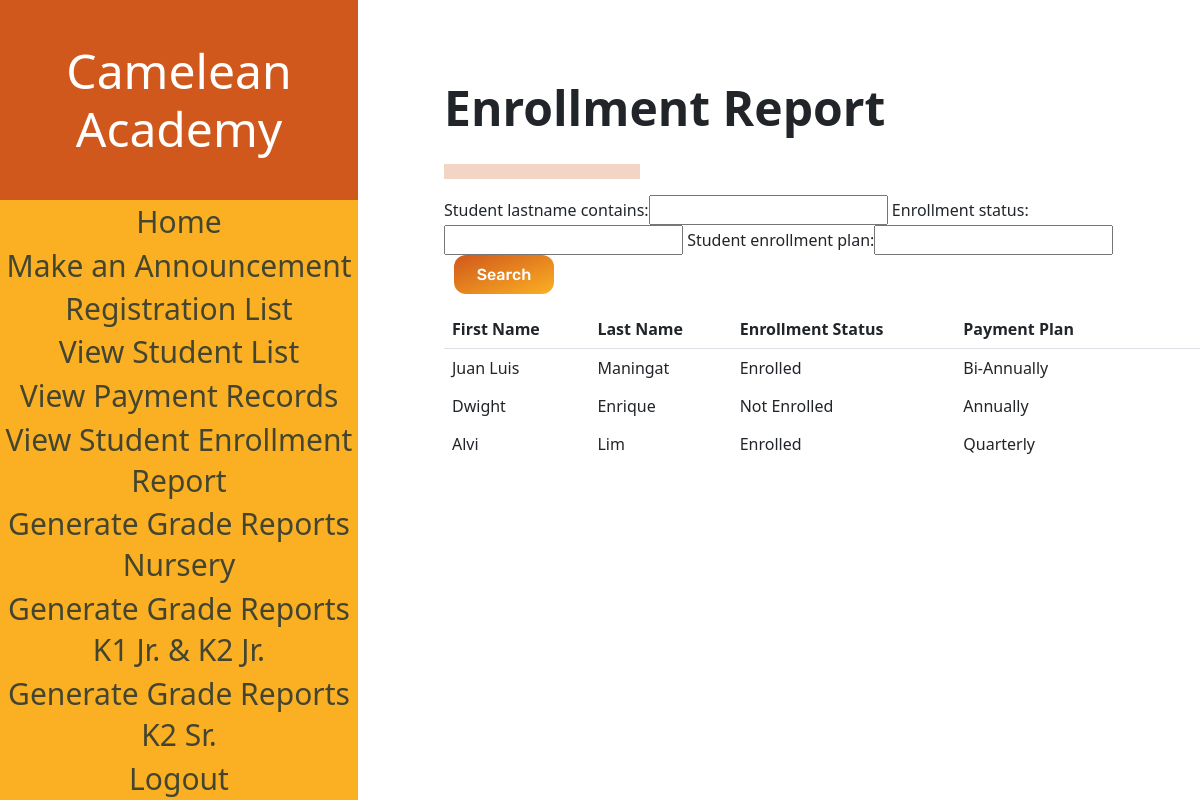
/studentEnrollment (signed in), run on an earlier commit of the app's database.
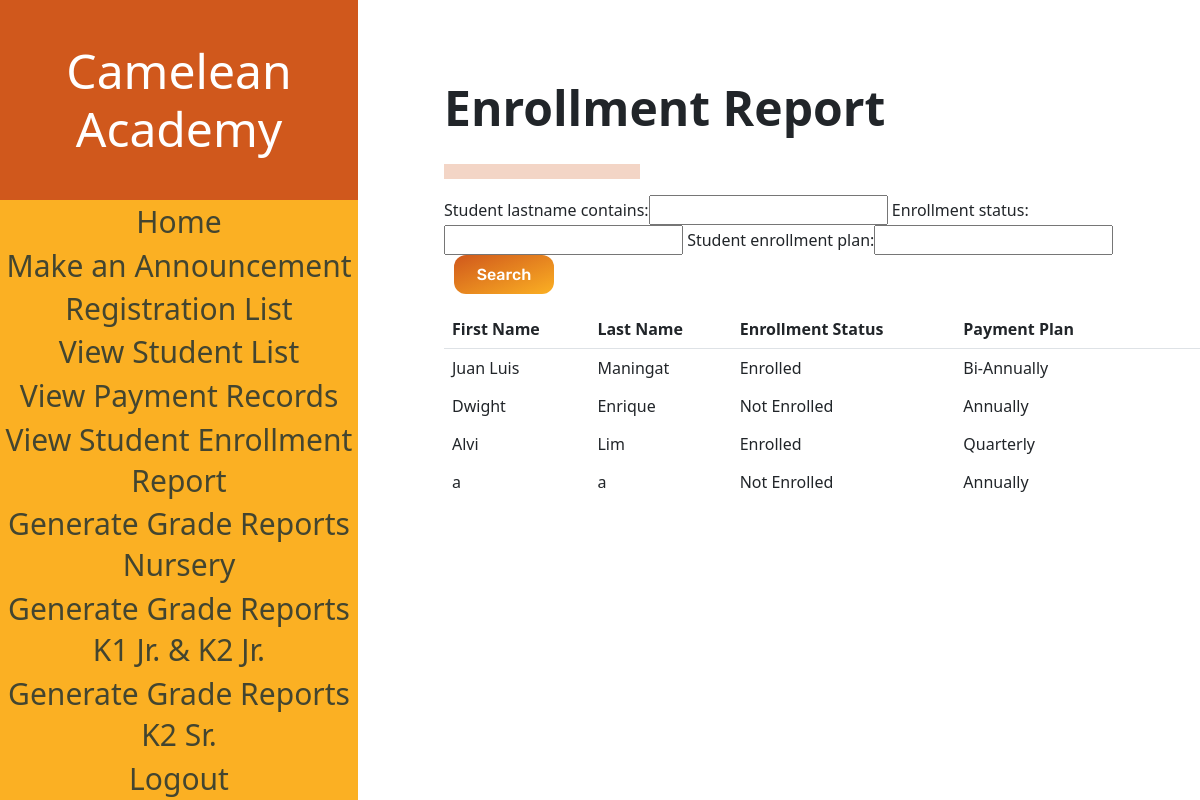
And on a later commit of the database.
### sis_app/models.py (models this page shows)
class Account(models.Model):
    username = models.CharField(max_length=128)
    password = models.CharField(max_length=128)#passwords should be stored hashed
    class Meta:
        abstract=True # Don't use this line if you want Contact to have its own table

class Student(Account):
    student_firstname = models.CharField(max_length=128, default=None)#
    student_lastname = models.CharField(max_length=128, default=None)#
    student_middlename = models.CharField(max_length=128, default=None)
    student_nickname = models.CharField(max_length=128, default=None)
    student_birthday = models.DateField(default=datetime.date.today())
    grade_levels = [
        ('Nursery','Nursery'),
        ('Kinder 1','Kinder 1'),
        ('Kinder 2 Junior', 'Kinder 2 Junior'),
        ('Kinder 2 Senior', 'Kinder 2 Senior'),
    ]
    student_grade_level = models.CharField(max_length=128, choices=grade_levels, default='Nursery')#
    status =[
    ('Not Enrolled','Not Enrolled'),
    ('Enrolled', 'Enrolled'),
    ]#
    sy = [tuple([x,x]) for x in range(2022,2035)]
    enrollment_status = models.CharField(max_length=20, choices=status,default='Not Enrolled')#
    student_schoolyear_start=models.IntegerField(choices=sy, default=None)#
    student_address = models.CharField(max_length=300, default=None)
    student_religion = models.CharField(max_length=128, default=None, blank=True, null = True)
    student_nationality = models.CharField(max_length=128, default=None)
    student_hobbies = models.TextField(max_length=500, default=None, blank=True, null = True)
    student_likes = models.TextField(max_length=500, default=None, blank=True, null = True)
    student_dislikes = models.TextField(max_length=500, default=None, blank=True, null = True)
    student_shm = models.TextField(max_length=500, default=None, blank=True, null = True)
    student_allergies = models.TextField(max_length=500, default=None, blank=True, null = True)
    student_sd = models.TextField(max_length=500, default=None, blank=True, null = True)
    student_oconsiderations = models.TextField(max_length=500, default=None, blank=True,null = True)
    student_guardianemail = models.EmailField(max_length = 254, default=None)
    student_f_firstname = models.CharField(max_length=128, default=None)
    student_f_lastname = models.CharField(max_length=128, default=None)
    student_f_middlename = models.CharField(max_length=128, default=None)
    student_f_telno = models.CharField(max_length=128, default=None)
    student_f_address = models.CharField(max_length=300, default=None)
    student_f_occupation = models.CharField(max_length=128, default=None, blank=True, null = True)
    student_f_employer = models.CharField(max_length=128, default=None, blank=True,null = True)
    student_f_oaddress = models.CharField(max_length=300, default=None, blank=True,null = True)
    student_f_otelno = models.CharField(max_length=128, default=None, blank=True,null = True)
    student_f_natureofbusiness = models.CharField(max_length=128, default=None, blank=True, null = True)
    student_m_firstname = models.CharField(max_length=128, default=None)
    student_m_lastname = models.CharField(max_length=128, default=None)
    student_m_middlename = models.CharField(max_length=128, default=None)
    student_m_telno = models.CharField(max_length=128, default=None)
    student_m_address = models.CharField(max_length=300, default=None)
    student_m_occupation = models.CharField(max_length=128, default=None, blank=True, null = True)
    student_m_employer = models.CharField(max_length=128, default=None, blank=True, null = True)
    student_m_oaddress = models.CharField(max_length=300, default=None, blank=True, null = True)
    student_m_otelno = models.CharField(max_length=128, default=None, blank=True, null = True)
    student_m_natureofbusiness = models.CharField(max_length=128, default=None, blank=True, null = True)
    student_sibling_name = models.CharField(max_length=300, default=None, blank=True, null = True)
    student_sibling_gender = models.CharField(max_length=128, default=None, blank=True, null = True)
    student_sibling_age = models.IntegerField(default=None, blank=True, null = True)
    student_sibling_school=models.CharField(max_length=300, default=None, blank=True, null = True)
    student_medexp = models.BooleanField(default = False)
    student_rules = models.BooleanField(default = False)
    student_accuracy = models.BooleanField(default = False)
    student_signedname = models.CharField(max_length=300, default=None)
    student_signdate = models.DateField(default=datetime.date.today())
    enrollment_plan_choices =[
    ('Annually','Annually'),
    ('Bi-Annually', 'Bi-Annually'),
    ('Quarterly', 'Quarterly'),
    ]
    student_enrollment_plan = models.CharField(max_length=20, choices=enrollment_plan_choices,default='Annually')

### sis_app/views.py (the view)
# urls.py: path('studentEnrollment',views.EnrollmentStatusAndPaymentPlan, name="student_enrollment"),
@login_required(login_url='sis_app:log_in')
def EnrollmentStatusAndPaymentPlan(request):
    if request.user.is_superuser:
        students = Student.objects.all()
        myFilter2 = EnrollmentStatusAndPaymentPlanFilter(request.GET, queryset=students)
        students = myFilter2.qs
        context = {'studentList' : students, 'myFilter2': myFilter2}
        return render(request,"sis_app/Student_Enrollment.html", context)
    else:
        return redirect('sis_app:home')

### sis_app/templates/sis_app/Student_Enrollment.html (shortened to what the changed rows need)
{% load static %}
    <link href="https://cdn.jsdelivr.net/npm/bootstrap@5.1.3/dist/css/bootstrap.min.css" rel="stylesheet">
	<link rel="stylesheet" href="{% static "styles/sEnrollment.css" %}" type="text/css">
<body>
    <div class="navbar">
        <div class="navbar-table-container">
            <table class = "navbarTable">
                <thead class= "border-bottom font-weight-bold">
                    <h1 class = "navbarHeader">
                        Camelean Academy
                    </h1>
                </thead>
            </table>
        </div>
    </div>
    <div class = "elements">
        <h2 class="pageHeading">Enrollment Report</h2>
        <div class = "form">
            <div class="form-container">
                <form method="get" style=>
                    {{myFilter2.form}}
                </form>
                <div class="table-container">
                    <table class = "table table-borderless">
                        <thead class= "border-bottom font-weight-bold">
                            <tr>
                                <th>First Name</th>
                                <th>Last Name</th>
                                <th>Enrollment Status</th>
                                <th>Payment Plan</th>
                                <th></th>
                                <th></th>
                                <th></th>
                            </tr>
                        </thead>
                        <tbody>
                            {% for student in studentList %}
                            <tr id="searchbar">
                                <td data-heading="First Name">{{student.student_firstname}}</td>
                                <td data-heading="Last Name">{{student.student_lastname}}</td>
                                <td data-heading="Enrollment Status">{{student.enrollment_status}}</td>
                                <td data-heading="Payment Plan">{{student.student_enrollment_plan}}</td>
                            </tr>
                            {% endfor %}
                        </tbody>
                    </table>
                </div>
            </div>
        </div>
    </div>
</body>

What changed in the data, as far as the page shows it:
added Student: student_firstname "a", student_lastname "a", enrollment_status "Not Enrolled", student_enrollment_plan "Annually"
